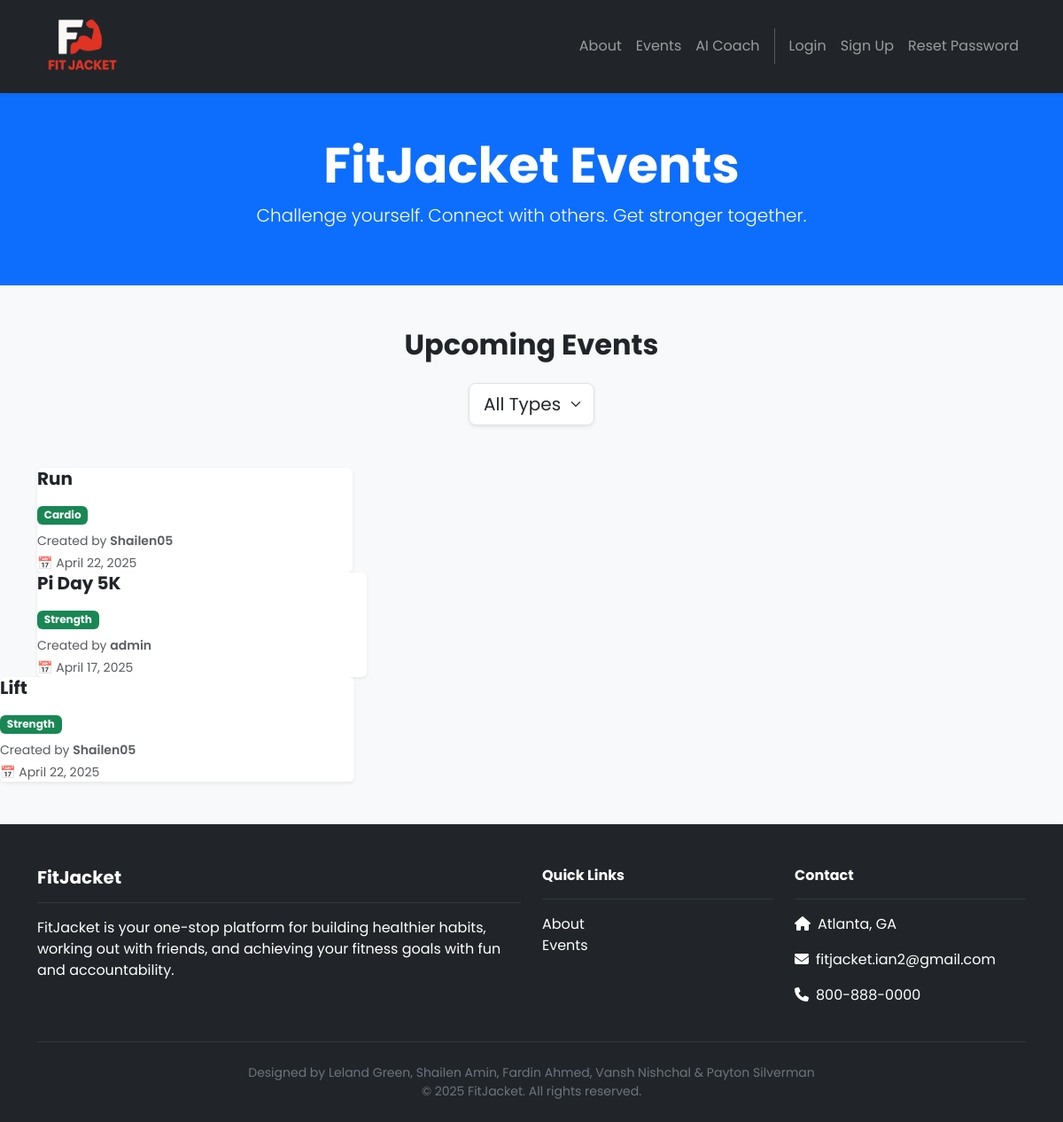
/events/events/, run on the app's committed database.
### events/models.py (models this page shows, shortened)
class Event(models.Model):
    WORKOUT_TYPES = [
        ('strength', 'Strength'),
        ('cardio',   'Cardio'),
        ('yoga',     'Yoga'),
    ]
    name          = models.CharField(max_length=255)
    workout_type  = models.CharField(max_length=20, choices=WORKOUT_TYPES)
    description   = models.TextField(blank=True)
    event_date    = models.DateField(null=True, blank=True)
    created_by    = models.ForeignKey(User, on_delete=models.CASCADE, related_name='created_events')
    created_at    = models.DateTimeField(auto_now_add=True)

### events/views.py (the view)
# urls.py: path('events/', views.about, name='events.about'),
def about(request):
    events = Event.objects.order_by('event_date')# ✅ Sorted upcoming events
    if request.user.is_authenticated:
        for event in events:
            event.is_joined = Participation.objects.filter(user=request.user, event=event).exists()
    return render(request, 'events/events.html', {'events': events})

### accounts/context_processors.py (called while the page is built)
def admin_group(request):
    if request.user.is_authenticated:
        is_admin = request.user.groups.filter(name='admin').exists()
    else:
        is_admin = False
    return {'is_admin': is_admin}

### friends/context_processors.py (called while the page is built)
def user_groups(request):
    if request.user.is_authenticated:
        groups = WorkoutGroup.objects.filter(groupmember__user=request.user)
    else:
        groups = []
    return {'user_groups': groups}

### events/templates/events/events.html (shortened to what this page needs)
{% extends 'base.html' %}
{% block content %}
{% load static %}
<section class="py-5 bg-primary text-white text-center position-relative overflow-hidden masthead-hero">
  <div class="container">
    <h1 class="fw-bold display-4 animate__animated animate__fadeInDown">FitJacket Events</h1>
    <p class="lead animate__animated animate__fadeInUp animate__delay-1s">Challenge yourself. Connect with others. Get stronger together.</p>
  </div>
</section>
<section class="py-5" style="background-color: #f8f9fa;">
  <div class="container">
    <h2 class="text-center mb-4 fw-bold animate__animated animate__fadeInDown">Upcoming Events</h2>
    <div class="text-center mb-5">
      <select id="filterDropdown" class="form-select form-select-lg w-auto mx-auto shadow-sm">
        <option value="all" selected>All Types</option>
      </select>
    </div>
    {% if events %}
      <div class="row g-4" id="eventsGrid">
        {% for event in events %}
          <div class="col-md-6 col-lg-4 event-card" data-type="{{ event.get_workout_type_display }}">
            <div class="card h-100 shadow-sm hover-lift animate__animated animate__fadeInUp animate__delay-{{ forloop.counter0|add:"1" }}s"
                 {% if user.is_authenticated %}
                 data-bs-toggle="modal" data-bs-target="#eventModal{{ event.id }}" style="cursor:pointer;">
                 {% else %}
                 style="cursor:not-allowed; opacity: 0.6;" title="Sign in to view event details"
                 {% endif %}
              <div class="card-body d-flex flex-column justify-content-center text-center">
                <h5 class="card-title fw-bold mb-3">
                  {{ event.name }}
                </h5>
                <p class="mb-2">
                  <span class="badge bg-success">{{ event.get_workout_type_display }}</span>
                </p>
                <p class="small text-muted mb-1">Created by <span class="fw-semibold">{{ event.created_by.username }}</span></p>
                <p class="small text-muted mb-0">📅 {{ event.created_at|date:"F j, Y" }}</p>
              </div>
            </div>
          </div>
        {% endfor %}
    {% else %}
      <div class="text-center">
        <p class="text-muted">No events available yet. <a href="{% url 'events.create' %}" class="text-primary text-decoration-none fw-bold">Create one now!</a></p>
      </div>
    {% endif %}
<link rel="stylesheet" href="https://cdnjs.cloudflare.com/ajax/libs/animate.css/4.1.1/animate.min.css"/>
{% endblock %}

### FitJacket/static/css/style.css (style rules this page uses)
body { font-family: 'Poppins', sans-serif; background-color: #f8f9fa; min-height: 100vh; display: flex; flex-direction: column; }
.card { transition: transform 0.2s, box-shadow 0.2s; border: none; box-shadow: 0 2px 15px rgba(0,0,0,0.1); }

### events/templates/events/events.html (style rules this page uses)
.hover-lift { transition: transform 0.3s ease, box-shadow 0.3s ease, background-color 0.3s ease; }
.masthead-hero { background-size: 105%; animation: slowZoom 20s infinite alternate ease-in-out; }

### data on the page
Event: name "Run", workout_type "Cardio", created_by.username "Shailen05", created_at "April 22, 2025"
Event: name "Pi Day 5K", workout_type "Strength", created_by.username "admin", created_at "April 17, 2025"
Event: name "Lift", workout_type "Strength", created_by.username "Shailen05", created_at "April 22, 2025"
